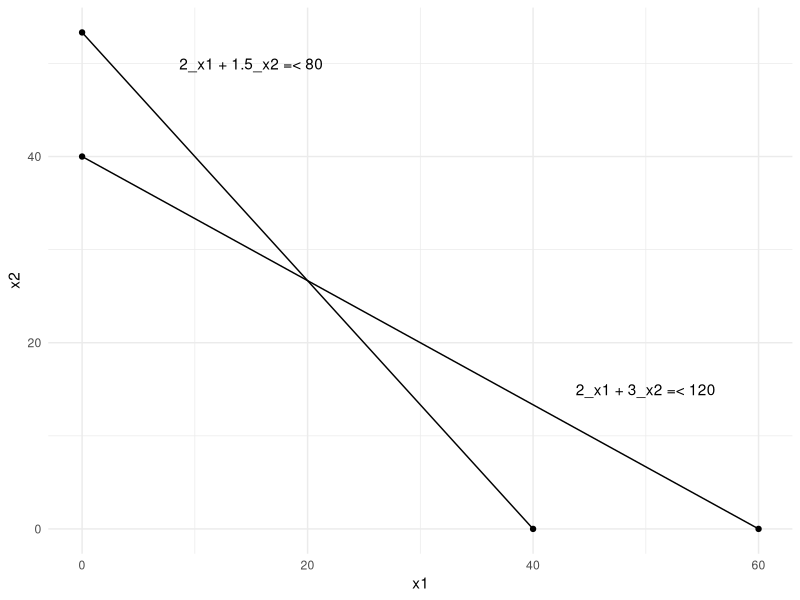
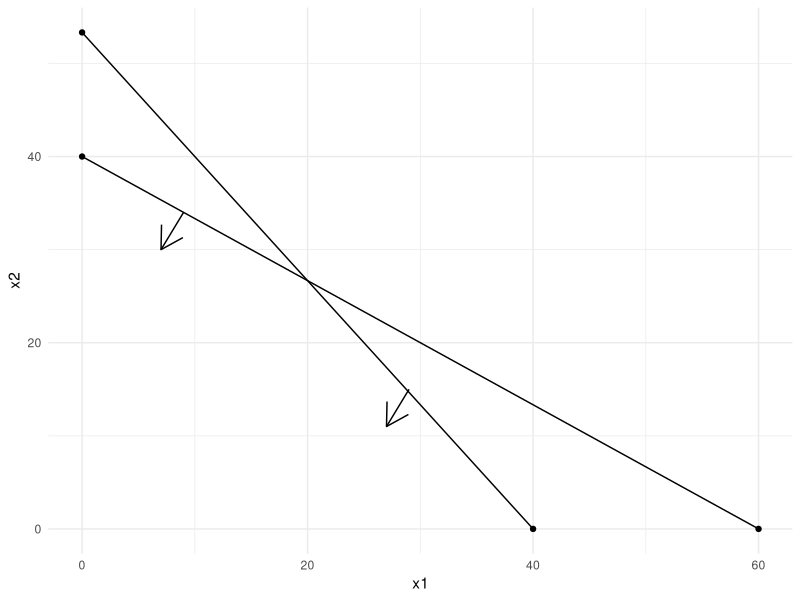
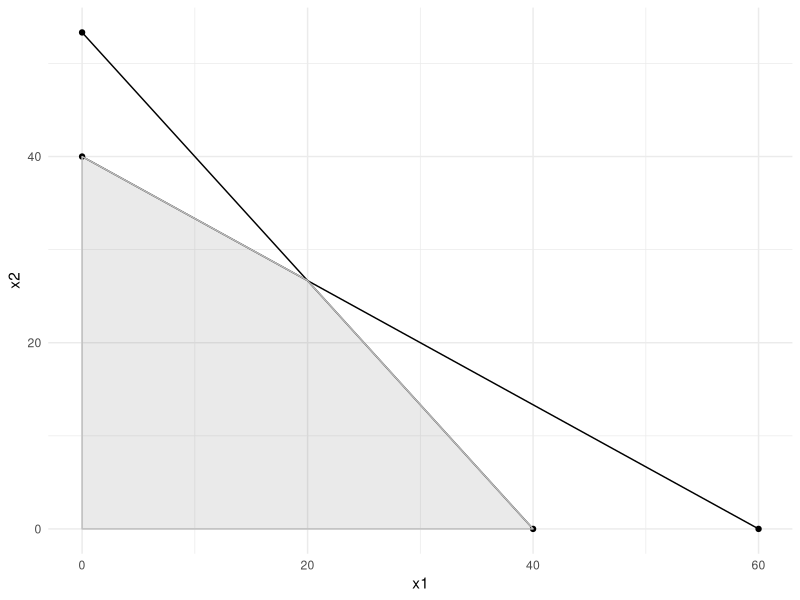
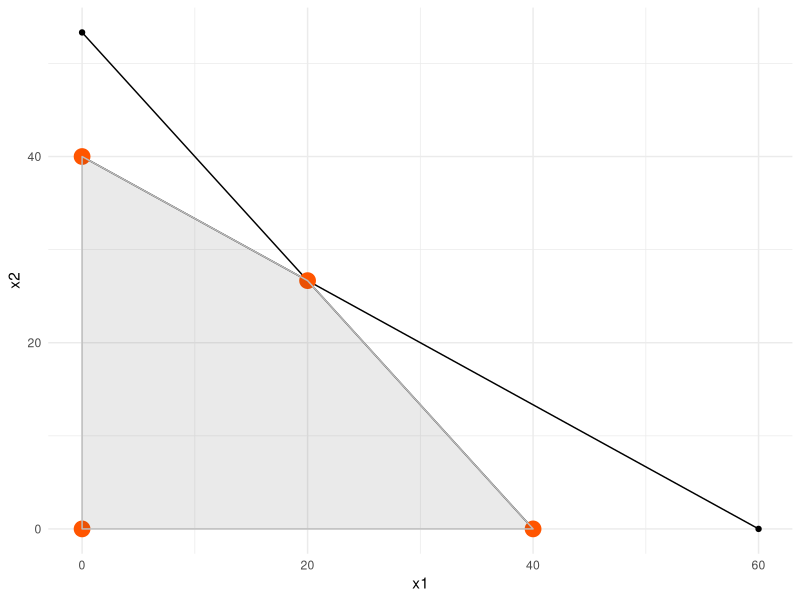

Reproduce these figures in R, in order.
## ---- chunk 1
knitr::opts_chunk$set(echo = TRUE, warning = FALSE, message = FALSE)
## ---- chunk 2
library(dplyr)

library(ggplot2)

graphPoints = data.frame(x = c(0, 60, 0, 40), 
    y = c(40, 0, 53.33, 0), 
    eq = as.factor(c(1, 1, 2, 2)))

ggplot(graphPoints, aes(x, y, group = eq)) +
  geom_point() +
  geom_line() +
  theme_minimal() +
  annotate("text", x = 15, y = 50, label = "2_x1 + 1.5_x2 =< 80") +
  annotate("text", x = 50, y = 15, label = "2_x1 + 3_x2 =< 120") +
  labs(x = "x1", y = "x2")
## ---- chunk 3
ggplot() +
  geom_point(data = graphPoints, mapping = aes(x, y, group = eq)) +
  geom_line(data = graphPoints, mapping = aes(x, y, group = eq)) +
  geom_segment(mapping = aes(x = 9, xend = 7, 
               y = 34, yend = 30), arrow = arrow()) +
  geom_segment(mapping = aes(x = 29, xend = 27, 
               y = 15, yend = 11), arrow = arrow()) +
  theme_minimal() +
  labs(x = "x1", y = "x2")
## ---- chunk 4
ggplot() +
  geom_point(data = graphPoints, mapping = aes(x, y, group = eq)) +
  geom_line(data = graphPoints, mapping = aes(x, y, group = eq)) +
  geom_polygon(data = data.frame(x = c(0, 40, 20, 0), 
                               y = c(0, 0, 26.67, 40)), 
            mapping = aes(x, y), color = "grey", alpha = .1) +
  theme_minimal() +
  labs(x = "x1", y = "x2")
## ---- chunk 5
ggplot() +
  geom_point(data = graphPoints, mapping = aes(x, y, group = eq)) +
  geom_line(data = graphPoints, mapping = aes(x, y, group = eq)) +
  geom_point(data = data.frame(x = c(0, 40, 20, 0), 
                               y = c(0, 0, 26.67, 40)), 
             mapping = aes(x, y), color = "#ff5500", size = 5) +
  geom_polygon(data = data.frame(x = c(0, 40, 20, 0), 
                               y = c(0, 0, 26.67, 40)), 
            mapping = aes(x, y), color = "grey", alpha = .1) +
  theme_minimal() +
  labs(x = "x1", y = "x2")
## ---- chunk 6
extremePoints = data.frame(x = c(0, 40, 20, 0), 
                           y = c(0, 0, 26.67, 40))

x1 = 4

x2 = 5

(x1 * extremePoints$x) + (x2 * extremePoints$y)
## ---- chunk 7
extremePoints = data.frame(x = c(0, 40, 20, 0), 
                           y = c(0, 0, 26.67, 40))

x1 = 4

x2 = 5

(x1 * extremePoints$x) + (x2 * extremePoints$y)
